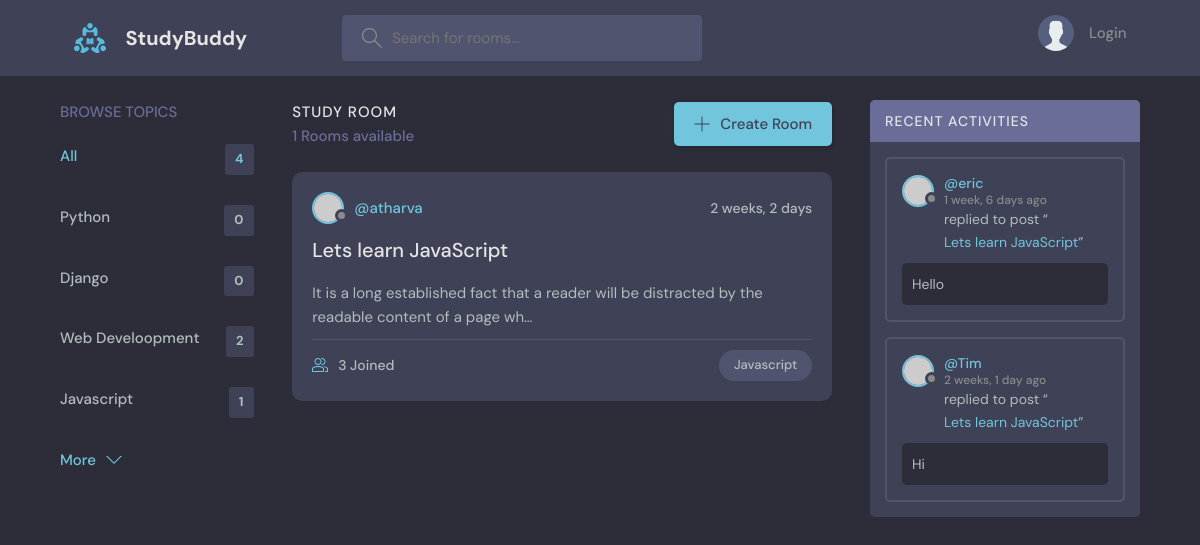
/?q=Javascript, run on the app's committed database.
### base/models.py (models this page shows, shortened)
class Topic(models.Model):
    name = models.CharField(max_length = 200)

class Room(models.Model):
    host = models.ForeignKey(User, on_delete = models.SET_NULL, null = True)  #when user deleted set to null
    topic = models.ForeignKey(Topic , on_delete = models.SET_NULL, null = True) #when topic deleted set to null
    name = models.CharField(max_length = 200)
    description = models.TextField(null = True, blank = True )
    participants = models.ManyToManyField(User, related_name = 'participants',blank = True)
    updated = models.DateTimeField(auto_now = True) #whenever updated it will change to curr time
    create = models.DateTimeField(auto_now_add = True) #when created will set to curr time and not update
    class Meta:
        ordering = ['-updated', '-create']
    def __str__(self):
        return self.name

class Message(models.Model):
    user = models.ForeignKey(User, on_delete = models.CASCADE)  #on deleting user delete messagess
    room = models.ForeignKey(Room, on_delete = models.CASCADE)  #on deleting room delete messages
    body = models.TextField()
    updated = models.DateTimeField(auto_now = True)
    create = models.DateTimeField(auto_now_add = True)
    class Meta:
        ordering = ['-updated', '-create']

### base/views.py (the view)
# urls.py: path('',views.home, name = "home"),
def home(request):
    q = request.GET.get('q') if request.GET.get('q') != None else ''
    rooms = Room.objects.filter(
        Q(topic__name__icontains = q) |
        Q(name__icontains = q)|
        Q(description__icontains = q)
        )  #get all rooms from db with the query parameter
    topics = Topic.objects.all()
    room_count = rooms.count()
    room_messages = Message.objects.filter(Q(room__topic__name__icontains = q))
    context = {'rooms' : rooms, 'topics': topics, 'room_count': room_count, 'room_messages': room_messages}
    return render(request, 'base/home.html', context)

### base/templates/base/home.html (shortened to what this page needs)
{% extends 'main.html' %}
{% block content %}
<main class="layout layout--3">
      <div class="container">
         {% include 'base/topics_component.html' %}
        <div class="roomList">
          <div class="roomList__header">
            <div>
              <h2>Study Room</h2>
              <p>{{room_count}} Rooms available</p>
            </div>
            <a class="btn btn--main" href="create-room.html">
              <svg version="1.1" xmlns="http://www.w3.org/2000/svg" width="32" height="32" viewBox="0 0 32 32">
                <title>add</title>
                <path
                  d="M16.943 0.943h-1.885v14.115h-14.115v1.885h14.115v14.115h1.885v-14.115h14.115v-1.885h-14.115v-14.115z"
                ></path>
              </svg>
              Create Room
            </a>
          </div>
          {% include 'base/feed_component.html' %}
        </div>
         {% include 'base/activity_component.html' %}
      </div>
    </main>
{% endblock %}

### base/templates/base/topics_component.html
<div class="topics">
          <div class="topics__header">
            <h2>Browse Topics</h2>
          </div>
          <ul class="topics__list">
            <li>
              <a href="{% url 'home' %}" class="active">All <span>{{topics.count}}</span></a>
            </li>
            {% for topic in topics %}
            <li>
              <a href="{% url 'home' %}?q={{topic.name}}">{{topic.name}} <span>{{topic.room_set.all.count}}</span></a>
            </li>
            {% endfor %}
          </ul>
          <a class="btn btn--link" href="topics.html">
            More
            <svg version="1.1" xmlns="http://www.w3.org/2000/svg" width="32" height="32" viewBox="0 0 32 32">
              <title>chevron-down</title>
              <path d="M16 21l-13-13h-3l16 16 16-16h-3l-13 13z"></path>
            </svg>
          </a>
        </div>

### base/templates/base/feed_component.html (shortened to what this page needs)
{% for room in rooms %}
<div class="roomListRoom">
            <div class="roomListRoom__header">
              <a href="{% url 'user-profile' room.host.id %}" class="roomListRoom__author">
                <div class="avatar avatar--small">
                  <img src="https://randomuser.me/api/portraits/women/11.jpg" />
                </div>
                <span>@{{room.host.username}}</span>
              </a>
              <div class="roomListRoom__actions">
                <span>{{room.create|timesince}}</span>
              </div>
            </div>
            <div class="roomListRoom__content">
              <a href="{% url 'room' room.id %}">{{room.name}}</a>
              <p>
                {{room.description|truncatechars:100}}
              </p>
            </div>
            <div class="roomListRoom__meta">
              <a href="{% url 'room' room.id %}" class="roomListRoom__joined">
                {{room.participants.all.count}} Joined
              </a>
              <p class="roomListRoom__topic">{{room.topic.name}}</p>
            </div>
</div>
{% endfor %}

### base/templates/base/activity_component.html (shortened to what this page needs)
<div class="activities">
          <div class="activities__header">
            <h2>Recent Activities</h2>
          </div>
          {% for message in room_messages %}
          <div class="activities__box">
            <div class="activities__boxHeader roomListRoom__header">
              <a href="{% url 'user-profile' message.user.id %}" class="roomListRoom__author">
                <div class="avatar avatar--small">
                  <img src="https://randomuser.me/api/portraits/women/11.jpg" />
                </div>
                <p>
                  @{{message.user}}
                  <span>{{message.create|timesince}} ago</span>
                </p>
              </a>
            </div>
            <div class="activities__boxContent">
              <p>replied to post “<a href="{% url 'room' message.room.id %}">{{message.room}}</a>”</p>
              <div class="activities__boxRoomContent">
                {{message.body}}
              </div>
            </div>
          </div>
          {% endfor %}
</div>

### data on the page
Topic: name "Python", room_set.all.count "0"
Topic: name "Django", room_set.all.count "0"
Topic: name "Web Develoopment", room_set.all.count "2"
Topic: name "Javascript", room_set.all.count "1"
Room: host.username "atharva", create "2 weeks, 2 days", name "Lets learn JavaScript", description "It is a long established fact that a reader will be distracted by the readable content of a page wh…", participants.all.count "3", topic.name "Javascript"
Message: user "eric", create "1 week, 6 days", room "Lets learn JavaScript", body "Hello"
Message: user "Tim", create "2 weeks, 1 day", room "Lets learn JavaScript", body "Hi"

### other printed values
{{ topics.count }} "4"
{{ room_count }} "1"
